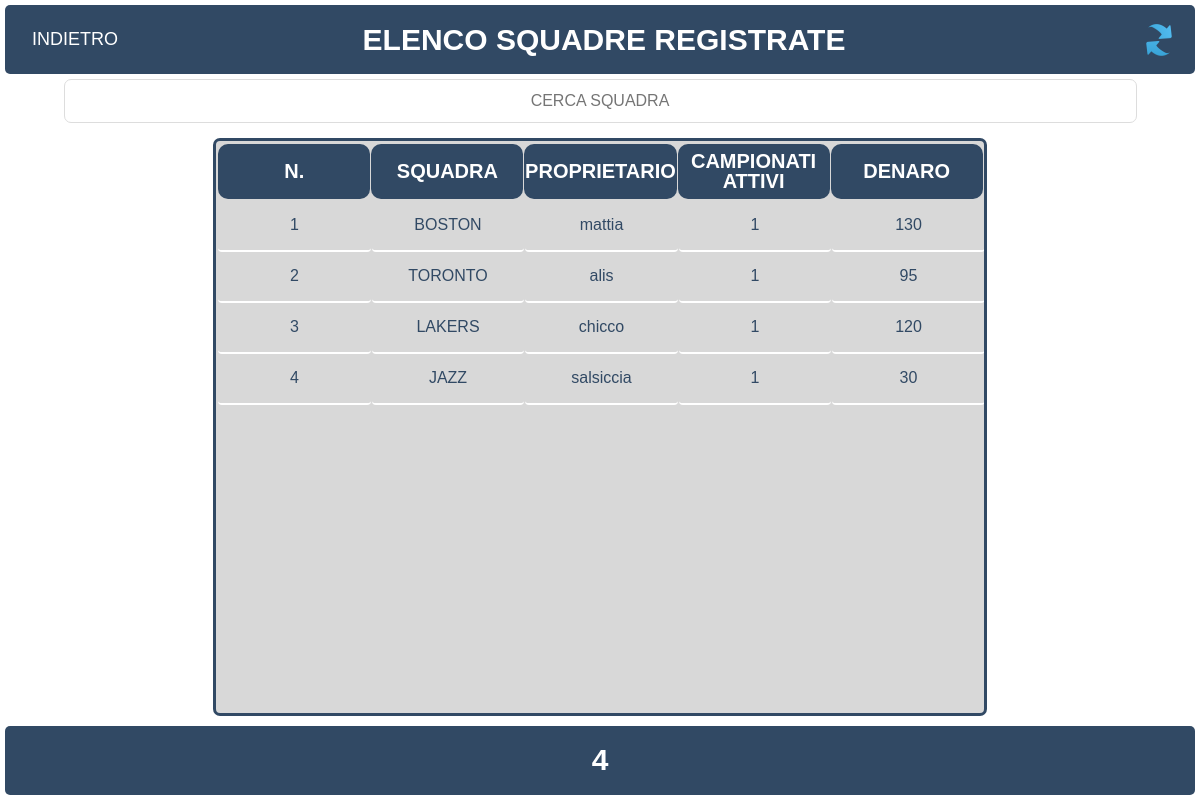
/php/admin/teams.php (signed in), run on the app's committed database.
### tables this page shows
CREATE TABLE `teamutente` (
  `idteamUtente` int(11) unsigned NOT NULL AUTO_INCREMENT,
  `nome` varchar(45) NOT NULL DEFAULT 'squadra',
  `utente` int(10) unsigned DEFAULT NULL,
  `money` int(11) NOT NULL DEFAULT '400',
  PRIMARY KEY (`idteamUtente`),
  KEY `utente_idx` (`utente`),
  CONSTRAINT `utente` FOREIGN KEY (`utente`) REFERENCES `utente` (`idUtente`) ON DELETE NO ACTION ON UPDATE NO ACTION
);

CREATE TABLE `utente` (
  `idUtente` int(10) unsigned NOT NULL AUTO_INCREMENT,
  `nome` varchar(45) NOT NULL DEFAULT 'utente',
  `cognome` varchar(45) NOT NULL DEFAULT 'utente',
  `dataNascita` date DEFAULT NULL,
  `sesso` char(1) NOT NULL DEFAULT 'M',
  `nomeUtente` varchar(45) NOT NULL,
  `password` char(32) NOT NULL,
  `amministratore` tinyint(1) NOT NULL DEFAULT '0',
  `avatar` varchar(45) NOT NULL DEFAULT 'avatar1',
  `email` varchar(45) NOT NULL,
  `domanda` varchar(45) NOT NULL,
  `risposta` varchar(45) NOT NULL,
  `tentativi` int(10) NOT NULL DEFAULT '3',
  PRIMARY KEY (`idUtente`),
  KEY `nomeUtente` (`nomeUtente`,`password`)
);

### php/admin/teams.php (the view, shortened to what this page needs)
<!DOCTYPE html>
<html lang="it">
<head>
    <link rel="stylesheet" type="text/css" href="../../css/strutture.css"/>
    <link rel="stylesheet" type="text/css" href="../../css/reset.css"/>
</head>
<body>
<div class="top_bar">
    <form  action="amministrazione.php">
     <button class="indietro" type="submit"><span>INDIETRO</span></button>
    </form>
    <h1>ELENCO SQUADRE REGISTRATE</h1>
    <a class="reload" onclick="window.location.reload()"><img alt="reload" src="../../css/img/refresh.png"></a>
</div>
<div class="contenitore-centrale">
    <input type="text" id="myInput" onkeyup="findTeam('team')" placeholder="CERCA SQUADRA" autofocus>
        <table class="tab_team" id="team">
            <thead>
                <tr>
                    <th>N.</th>
                    <th>SQUADRA</th>
                    <th>PROPRIETARIO</th>
                    <th>CAMPIONATI ATTIVI</th>
                    <th>DENARO</th>
                </tr>
            </thead>
        <tbody>
            <?php
                require "../mysql_con.php";
                function num_champ($idTeam){
                    require "../mysql_con.php";
                    $count="SELECT count(team)  FROM lega
                            WHERE team='$idTeam'
                            GROUP BY team;
                            ";
                    $result=$mysqli->query($count);
                    $row=mysqli_fetch_row($result);
                    if($row[0]==0){
                        return 0;
                    }else {
                        return $row[0];
                    }
                }
                $team="SELECT T.nome AS nomeT, U.nomeUtente AS nomeU, T.idteamUtente, T.money FROM teamutente AS T JOIN utente AS U ON T.utente=U.idUtente;";
                $result=$mysqli->query($team);
                $count=1;
                while($row=mysqli_fetch_array($result)){
                    echo '<tr>
                                <td>'.$count.'</td>
                                <td>'.$row['nomeT'].'</td>
                                <td>'.$row['nomeU'].'</td>
                                <td>'.num_champ($row['idteamUtente']).'</td>
                                <td>'.$row['money'].'</td>
                        </tr>';
                    $count++;
                }
                 ?>
            </tbody>
        </table>
</div>
<div class="bottom_bar">
    <?php
            $query="SELECT COUNT(DISTINCT idteamUtente) FROM teamutente;";
            $result=$mysqli->query($query);
            $row=mysqli_fetch_array($result);
            $num=$row[0];
            echo '<h1>'.$num.'</h1>';
    ?>
</div>
</body>
</html>

### css/strutture.css (style rules this page uses)
html { font-family: "Trebuchet MS", Helvetica, sans-serif !important; height: 100%; width: 100%; display: flex; justify-content: center; align-items: center; }
body { display: flex; justify-content: space-between; align-items: center; flex-direction: column; height: 100%; width: 100%; margin: 0px; margin-left: 5px !important; margin-right: 5px !important; }
.top_bar { width: 100%; height: 80px !important; display: flex; justify-content: space-between; align-items: center; background-color: rgb(49, 73, 100); color: rgb(255, 255, 255); border-radius: 5px; margin-top: 5px !important; }
.reload { margin-right: 20px !important; padding-left: 100px !important; cursor: pointer; height: 32px; width: 32px; }
.reload img { height: 100%; width: 100%; }
.bottom_bar { width: 100%; height: 80px !important; display: flex; justify-content: space-around; align-items: center; background-color: rgb(49, 73, 100); color: rgb(255, 255, 255); border-radius: 5px; margin-bottom: 5px !important; }
.contenitore-centrale { width: 100%; height: 755px; display: flex; justify-content: flex-start; align-items: center; flex-direction: column; overflow: auto; }
h1 { font-size: 30px !important; font-weight: bold !important; }
input { font-family: "Trebuchet MS", Helvetica, sans-serif !important; text-transform: uppercase; }
.top_bar form { margin: 0px !important; }
form { margin: 0 !important; }
.indietro { background:none; border: none; color: rgb(255, 255, 255); text-align: center; font-size: 18px; padding-right: 20px; padding-left: 0px; width: 150px; transition: all 0.5s; cursor: pointer; margin: 5px; }
.indietro span { cursor: pointer; display: inline-block; position: relative; transition: 0.5s; }
.indietro span:after { content: '\00ab'; position: absolute; opacity: 0; top: 0; right: -20px; transition: 0.5s; }
#myInput { width: 90%; font-size: 16px; padding: 12px 0px 12px 0px; border: 1px solid rgb(221, 221, 221); margin-bottom: 5px; margin-top: 5px; text-align: center; border-radius: 7px; margin-left: 3px; margin-right: 3px; text-transform: uppercase; }
.tab_team { height: 740px; width: 65%; background-color: rgba(61, 62, 63, 0.2); text-align: center; border-radius: 7px; border: 3px solid rgb(49, 73, 100); margin-top: 10px; margin-bottom: 10px; margin-left: 5px; margin-right: 5px; display: flex; justify-content: flex-start; flex-direction: column; align-items: flex-start; font-family: "Trebuchet MS", Helvetica, sans-serif; }
#team td, #team th { width:20%; }
.tab_team thead { height: 65px; display: flex; align-items: center ; justify-content: flex-start; width: 100%; }
.tab_team tbody { justify-content: flex-start; flex-direction: column; align-items: flex-start; height: 100%; display: inline-block; overflow-y: auto; overflow-x: hidden; width: 100%; }
.tab_team tbody tr, .tab_team thead tr { display: flex; width: 100%; height: 50px !important; justify-content:flex-start; align-items: center; margin: 1px; }
.tab_team thead tr th { font-weight: bold; background-color: rgb(49, 73, 100); height: 55px; width: 205px; border-radius: 10px; font-size: 20px; color: rgb(255, 255, 255); display: flex; align-items: center; justify-content: center; margin-top: 2px; margin-left: 1px; }
.tab_team tbody tr td { border-bottom: 2px solid rgb(255, 255, 255); height: 50px; width: 205px; border-radius: 4px; color: rgb(49, 73, 100); display: flex; align-items: center; justify-content: center; margin-top: 2px; margin-left: 1px; }

### data on the page
teamutente: nome "BOSTON", utente.nomeUtente "mattia", idteamUtente "1", money "130"
teamutente: nome "TORONTO", utente.nomeUtente "alis", idteamUtente "1", money "95"
teamutente: nome "LAKERS", utente.nomeUtente "chicco", idteamUtente "1", money "120"
teamutente: nome "JAZZ", utente.nomeUtente "salsiccia", idteamUtente "1", money "30"

### other printed values
$num "4"
